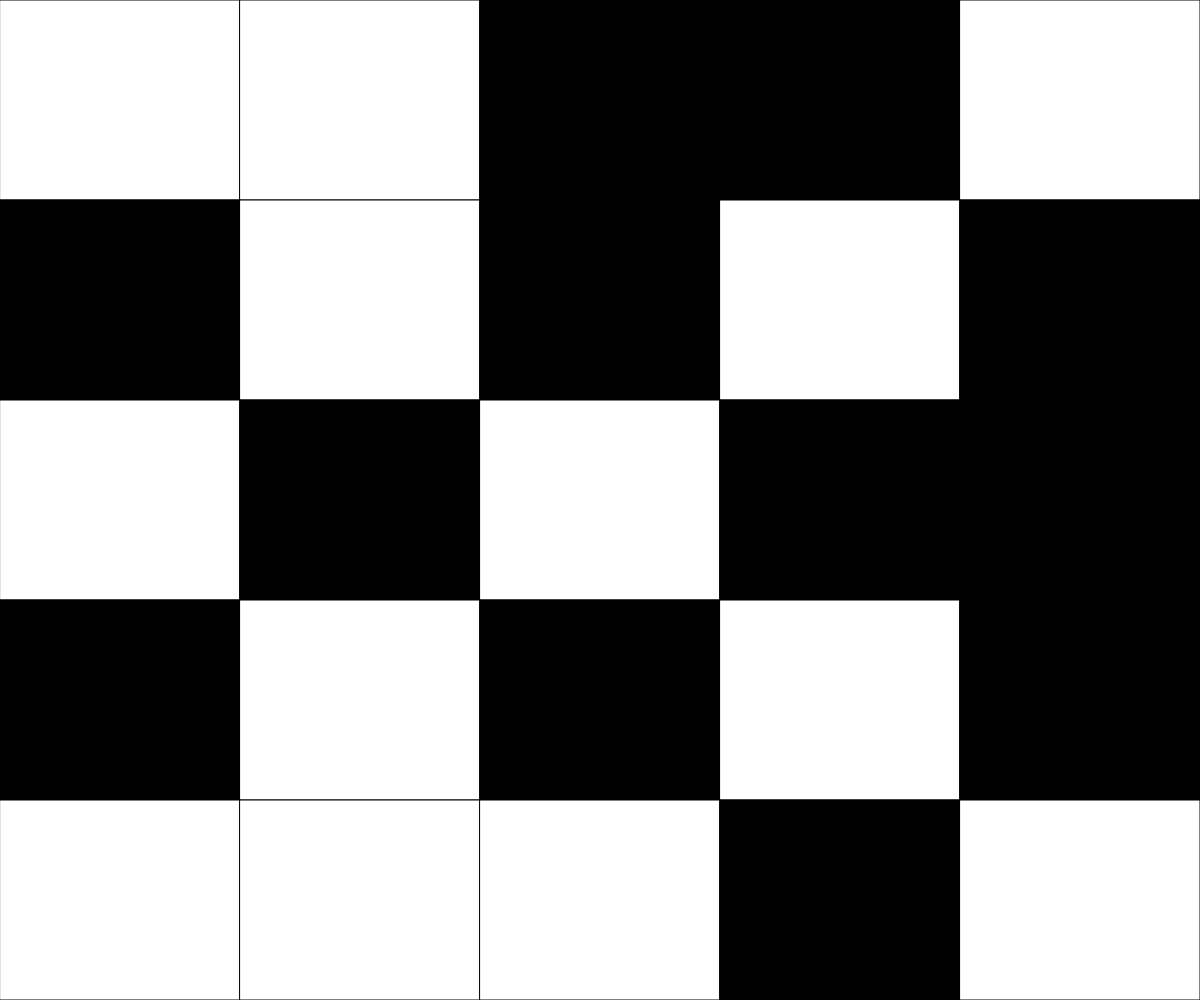
Frame 1 (no input)
Frame 60 (no input): identical to frame 1, image omitted
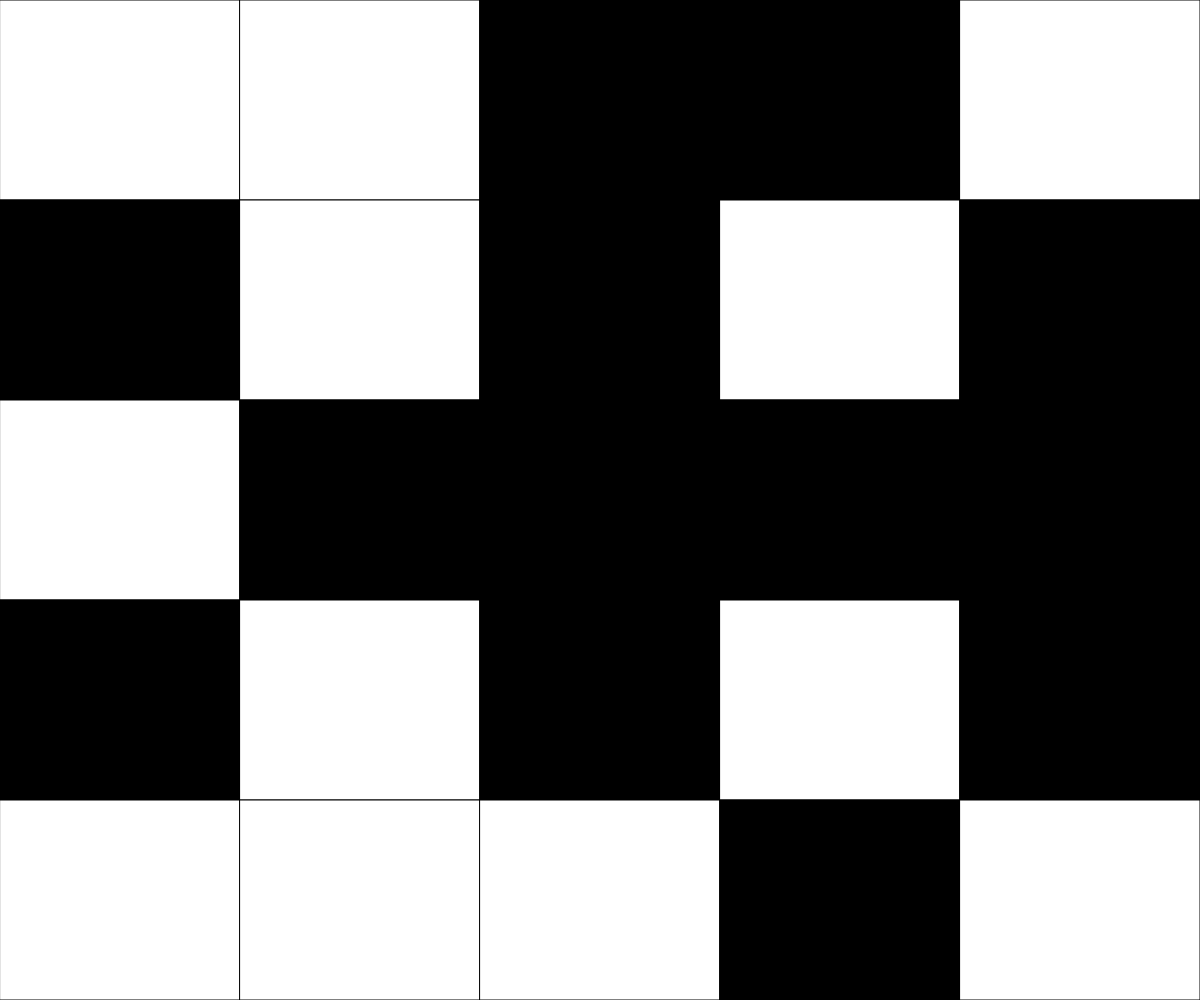
Frame 120 (the mouse pressed at the canvas centre since frame 60)

The p5.js sketch that drew these frames (run headless with seeded random() and noise() and a simulated clock; from frame 60 on, the mouse is pressed at the canvas centre):

// p5.js sketch
// ── sketch.js
// Basic Grid Demo
// Salaar Ahmed
// Oct. 25, 2022

let grid = [[0,0,1,1,0],
            [1,0,1,0,1],
            [0,1,0,1,1],
            [1,0,1,0,1],
            [0,0,0,1,0]];

function setup() {
  createCanvas(windowWidth, windowHeight);
}

function draw() {
  background(220);
  displayGrid(grid);
  
}

function mousePressed(){
  let cellWidth = width / grid[0].length;
  let cellHeight = height / grid.length;

  let x = Math.floor(mouseX/cellWidth);
  let y = Math.floor(mouseY/cellHeight);
  console.log(y);
  console.log(x);
  if (grid[y][x] === 0){
    grid[y][x] = 1;
  }
  else if (grid[y][x] === 1){
    grid[y][x] = 0;
  }
}

function displayGrid(grid){
  let cellWidth = width / grid[0].length;
  let cellHeight = height / grid.length;
  for (let y=0; y<grid.length; y++){
    for (let x=0; x<grid[y].length; x++){
      if (grid[y][x] === 0){
        fill("white");
      }
      else if (grid[y][x] === 1){
        fill("black");
      }
      rect(x*cellWidth, y*cellHeight, cellWidth, cellHeight);
    }
  }
}

// function mousePressed(){

//   let cellWidth = width / grid[0].length;
//   let cellHeight = height / grid.length;
//   let squareValueX = floor(mouseX / cellWidth);
//   let squareValueY = floor(mouseY / cellHeight);
//   if (squareValueX)
// }
